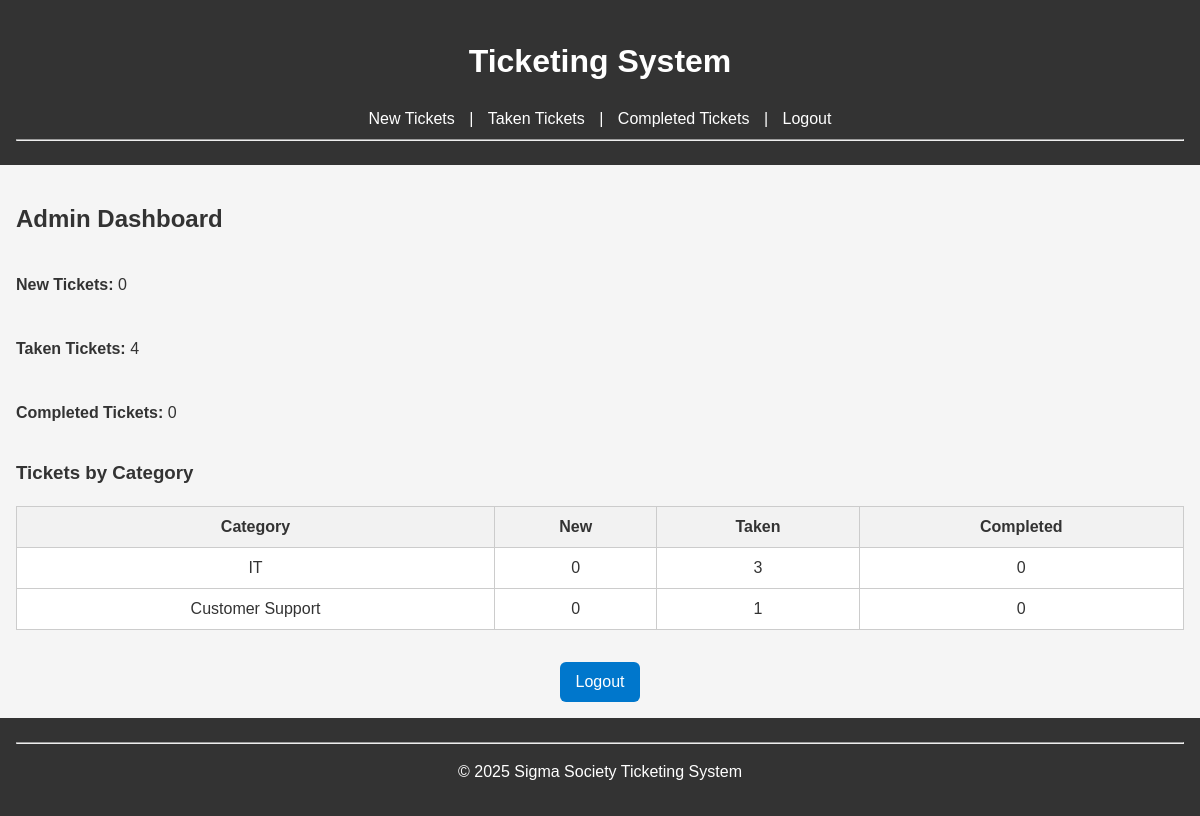
The page /admin (signed in) on the database its author committed.
### tables this page shows
CREATE TABLE Categories (
    id INTEGER PRIMARY KEY AUTOINCREMENT,
    name TEXT NOT NULL
);

### app.py (the view)
@app.route('/admin')
def admin_dashboard():
    if not session.get('admin'):
        return redirect('/adnin_login')
    conn = get_db_connection()
    new_count = conn.execute('SELECT COUNT(*) FROM NewTickets').fetchone()[0]
    taken_count = conn.execute('SELECT COUNT(*) FROM TakenTickets').fetchone()[0]
    completed_count = conn.execute('SELECT COUNT(*) FROM CompletedTickets').fetchone()[0]
    categories = conn.execute('SELECT * FROM Categories').fetchall()
    category_stats = []
    for category in categories:
        cat_id = category['id']
        new = conn.execute('SELECT COUNT(*) FROM NewTickets WHERE category_id = ?', (cat_id,)).fetchone()[0]
        taken = conn.execute('SELECT COUNT(*) FROM TakenTickets WHERE category_id = ?', (cat_id,)).fetchone()[0]
        completed = conn.execute('SELECT COUNT(*) FROM CompletedTickets WHERE category_id = ?', (cat_id,)).fetchone()[0]
        category_stats.append({
            'name': category['name'],
            'new': new,
            'taken': taken,
            'completed': completed
        })
    conn.close()
    return render_template('admin_dashboard.html',
                           new_count=new_count,
                           taken_count=taken_count,
                           completed_count=completed_count,
                           category_stats=category_stats)

### app.py (called while the page is built)
def get_db_connection():
    db = Path(__file__).parent/"tickets.db"
    conn = sqlite3.connect(db)
    conn.row_factory = sqlite3.Row
    return conn

### templates/admin_dashboard.html
{% extends "base.html" %}
{% block content %}
<h2>Admin Dashboard</h2>
<div class="stats">
    <p><strong>New Tickets:</strong> {{ new_count }}</p>
    <p><strong>Taken Tickets:</strong> {{ taken_count }}</p>
    <p><strong>Completed Tickets:</strong> {{ completed_count }}</p>
</div>
<h3>Tickets by Category</h3>
<div class="table-wrapper">
    <table>
        <thead>
            <tr>
                <th>Category</th>
                <th>New</th>
                <th>Taken</th>
                <th>Completed</th>
            </tr>
        </thead>
        <tbody>
            {% for cat in category_stats %}
            <tr>
                <td>{{ cat.name }}</td>
                <td>{{ cat.new }}</td>
                <td>{{ cat.taken }}</td>
                <td>{{ cat.completed }}</td>
            </tr>
            {% endfor %}
        </tbody>
    </table>
</div>
<div class="center-button">
    <a href="{{ url_for('logout') }}" class="button-link">Logout</a>
</div>
{% endblock %}

### static/style.css (style rules this page uses)
body { font-family: Arial, sans-serif; margin: 0; padding: 0; line-height: 1.5; background-color: #f5f5f5; color: #333; }
table { width: 100%; border-collapse: collapse; background-color: white; margin-bottom: 1em; }
th, td { border: 1px solid #ddd; padding: 8px; text-align: left; }
th { background-color: #f2f2f2; }
.button-link { display: block; text-align: center; padding: 0.75rem; background-color: #0077cc; color: white; border-radius: 6px; text-decoration: none; }
.table-wrapper { overflow-x: auto; margin-top: 1rem; }
table { width: 100%; border-collapse: collapse; }
table th, table td { border: 1px solid #ccc; padding: 0.5rem; text-align: center; }
.stats { display: flex; flex-direction: column; gap: 0.5rem; margin-bottom: 1rem; }
.center-button { text-align: center; margin-top: 1rem; }
.button-link { display: inline-block; padding: 0.5rem 1rem; background-color: #0077cc; color: #fff; text-decoration: none; border-radius: 6px; }

### rows shown on the page
Categories: name "IT", new "0", taken "3", completed "0"
Categories: name "Customer Support", new "0", taken "1", completed "0"

### other values the page prints
{{ new_count }} "0"
{{ taken_count }} "4"
{{ completed_count }} "0"
{{ current_year or "2025" }} "2025"
